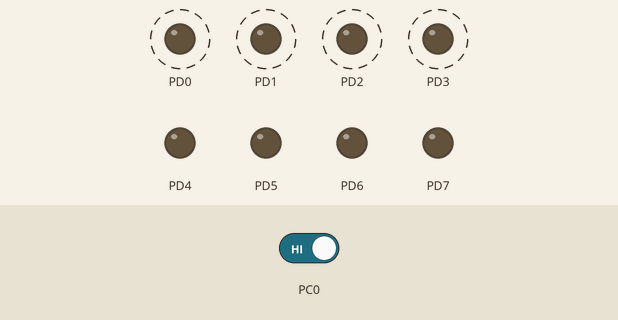
The program below on a simulated ATmega128, built with avr-gcc and emulated at 16 MHz. Parts: output pins drawn as LEDs (lit = HIGH). Dashed ring = blinking. Inputs (shaded band) come from the test bench; at power-on: PC0 HIGH.

Above: at 1.4 s.
1.9 s: PC0 driven LOW
At 2.3 s:
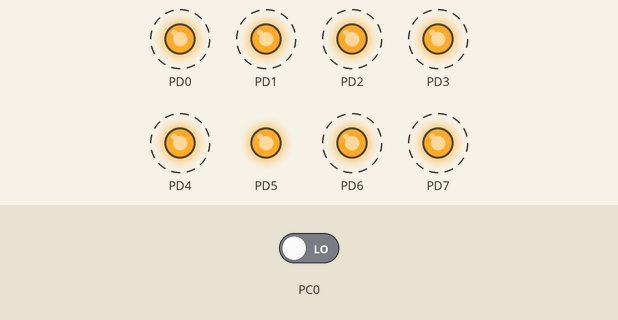
4.9 s: PC0 driven HIGH
At 5.05 s:
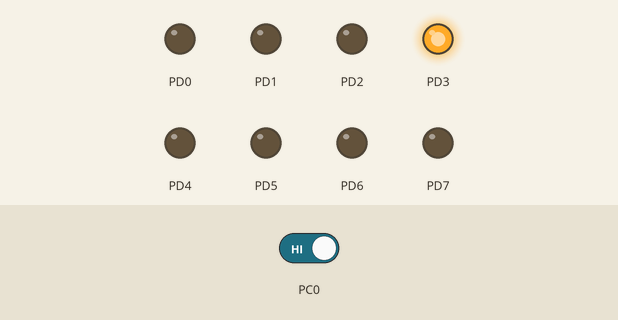
Timing chart, 0 to 13.9 s (numbered marks = the images above; inputs shaded):
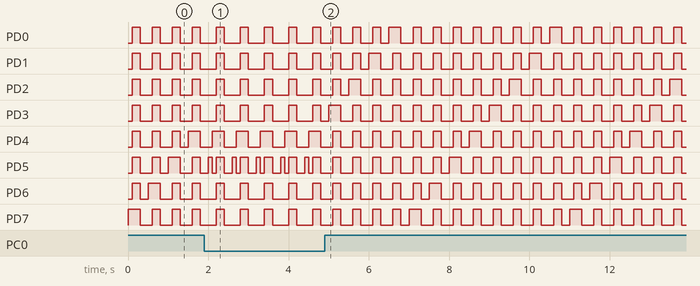

The program:

main.c
```c
/*
 * btn_01.c
 *
 * Created: 2023-07-11 오전 11:12:26
 * Author : USER
 */
#define F_CPU 16000000UL
#include <avr/io.h>
#include <util/delay.h>


//int main(void)
//{
    //DDRD = 0xff;		//LED 연결된 포트 출력 사용
	//DDRC &= ~(1<<0);	// 버튼 연결된 0번핀 입력으로 설정
	////PORTC |= (1<<0);	//포트C의 0번핀 내부 풀업저항 활성화(Datasheet의 Configuring the Pin 참조)
    //while (1)
    //{
		//if(PINC&(1<<0))	//0번 핀이 안눌리면
		//{
			//PORTD &= ~(1<<0);
		//}
		//else
		//{
			//PORTD |= (1<<0);
		//}
			//
    //}
//}

//int main()
//{
	//DDRD = 0xff;			//LED 출력
	//DDRC &= ~(1<<PINC0);	//버튼 3개를 입력으로
	//DDRC &= ~(1<<PINC1);
	//DDRC &= ~(1<<PINC2);
	//
	//while(1)
	//{
		//if(!(PINC&(1<<PINC0))|!(PINC&(1<<PINC1))|!(PINC&(1<<PINC2))) // 버튼이 하나라도 눌렸을 때
		//{
			//PORTD = 0x0f&(~PINC);	//상위 4비트를 0, 하위 4비트를 눌린 핀으로 넣어줌
		//}
		//else
		//{
			//PORTD &= ~((1<<PINC0)|(1<<PINC1)|(1<<PINC2));	//하위 3비트를 0을 써줌
		//}
	//}
//}

int main()
{
	DDRD = 0xff;
	DDRC &= ~((1<<PINC0));

	uint8_t ledData = 0x01;
	uint8_t buttonData;
	int flag = 0;
	PORTD = 0x00;

	while(1)
	{
		buttonData = PINC;
		if ((buttonData &(1<<0)) == 0)
		{
			ledData = (ledData >> 7) | (ledData << 1);
			PORTD = ledData;
			_delay_ms(100);

		}
		if ((buttonData &(1<<1)) == 0)
		{
			ledData = (ledData >> 1) | (ledData << 7);
			PORTD = ledData;
			_delay_ms(100);
		}
		if ((buttonData &(1<<2)) == 0)
		{
			flag = 1;
		}
		if ((buttonData &(1<<3)) == 0)
		{
			PORTD = 0xff;
			_delay_ms(200);
			PORTD = 0x00;
			_delay_ms(200);
			if ((buttonData &(1<<3)) == 0)
			{
				flag = 0;
			}
		}

	}

}
```

Measured:
- by itself, PD0: repeats every 4.0 s: 2 × (LOW 0.30 s, HIGH 0.20 s), LOW 0.20 s, HIGH 0.30 s, 5 × (LOW 0.30 s, HIGH 0.20 s)
- by itself, PD1: repeats every 4.0 s: LOW 0.30 s, HIGH 0.20 s, LOW 0.20 s, HIGH 0.30 s, 6 × (LOW 0.30 s, HIGH 0.20 s)
- by itself, PD2: repeats every 4.0 s: LOW 0.20 s, HIGH 0.30 s, 7 × (LOW 0.30 s, HIGH 0.20 s)
- by itself, PD3: repeats every 4.0 s: 7 × (LOW 0.30 s, HIGH 0.20 s), LOW 0.20 s, HIGH 0.30 s
- by itself, PD4: repeats every 4.0 s: 6 × (LOW 0.30 s, HIGH 0.20 s), LOW 0.20 s, HIGH 0.30 s, LOW 0.30 s, HIGH 0.20 s
- by itself, PD5: repeats every 4.0 s: 5 × (LOW 0.30 s, HIGH 0.20 s), LOW 0.20 s, HIGH 0.30 s, 2 × (LOW 0.30 s, HIGH 0.20 s)
- by itself, PD6: repeats every 4.0 s: 4 × (LOW 0.30 s, HIGH 0.20 s), LOW 0.20 s, HIGH 0.30 s, 3 × (LOW 0.30 s, HIGH 0.20 s)
- by itself, PD7: repeats every 4.0 s: 3 × (LOW 0.30 s, HIGH 0.20 s), LOW 0.20 s, HIGH 0.30 s, 4 × (LOW 0.30 s, HIGH 0.20 s)
